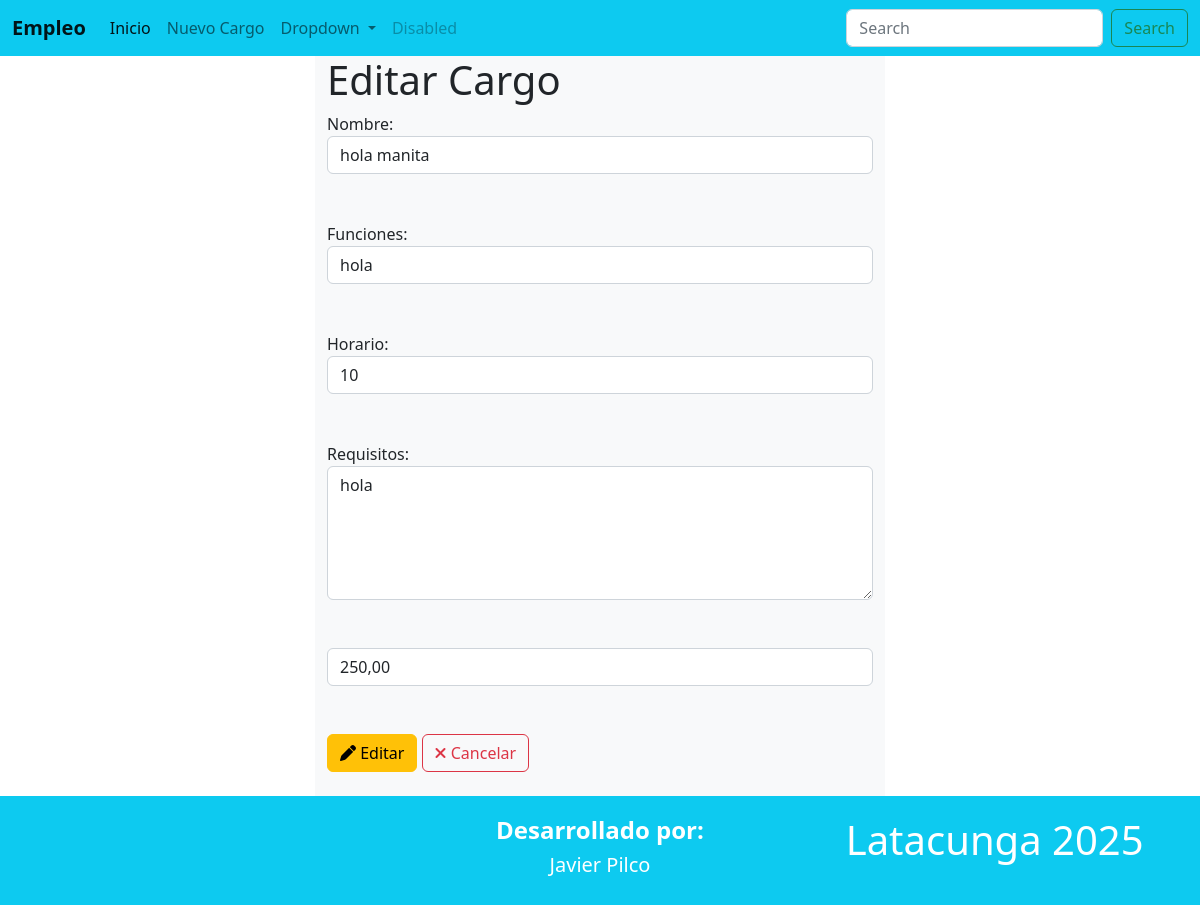
Screenshot of /editarCargo/9 with the database file from the repository.
### Aplicaciones/Empresas/models.py (models this page shows, shortened)
class Cargo(models.Model):
    id=models.AutoField(primary_key=True)
    nombre=models.CharField(max_length=100)
    funciones=models.TextField()
    horario=models.CharField(max_length=500)
    requisitos=models.TextField()
    sueldo=models.DecimalField(max_digits=10,decimal_places=2)
    logo=models.FileField(upload_to='cargo', null=True, blank=True)

### Aplicaciones/Empresas/views.py (the view)
# urls.py: path('editarCargo/<id>',views.editarCargo),
def editarCargo(request,id):
    cargoEditar=Cargo.objects.get(id=id)
    return render(request, "editarCargo.html", {'cargoEditar': cargoEditar})

### Aplicaciones/Empresas/templates/editarCargo.html (shortened to what this page needs)
{% extends './plantilla.html' %}
{% block contenido %}
<div class="row">
    <div class="col-md-3"></div>
    <div class="col-md-6 bg-light">
        <h1>Editar Cargo</h1>
        <form action="/procesarEdicionCargo" method="post">
            <label for="">Nombre:</label><br>
            <input class="form-control" type="text" name="nombre" id="nombre" value="{{cargoEditar.nombre}}"> <br> <br>
            <label for="">Funciones:</label><br>
            <input class="form-control" type="text" name="funciones" id="funciones" value="{{cargoEditar.funciones}}"> <br> <br>
            <label for="">Horario:</label><br>
            <input class="form-control" type="text" name="horario" id="horario" value="{{cargoEditar.horario}}"> <br> <br>
            <label for="">Requisitos:</label> <br>
            <textarea class="form-control" name="requisitos" id="requisitos" rows="5">{{ cargoEditar.requisitos }}</textarea> <br><br>
            <input class="form-control" type="text" name="sueldo" id="sueldo" value="{{cargoEditar.sueldo}}"> <br> <br>
            <button
            class="btn btn-warning"
            type="submit"> <i class="fa fa-pen"></i>
            Editar
            </button>
            <a
            class="btn btn-outline-danger"
            href="/"> <i class="fa fa-times"></i>
            Cancelar
        </a>
        </form>
        <br>
    </div>
    <div class="col-md-3"></div>
</div>
{% endblock %}

### rows the page displays
Cargo: nombre "hola manita", funciones "hola", horario "10", requisitos "hola", sueldo "250,00"
